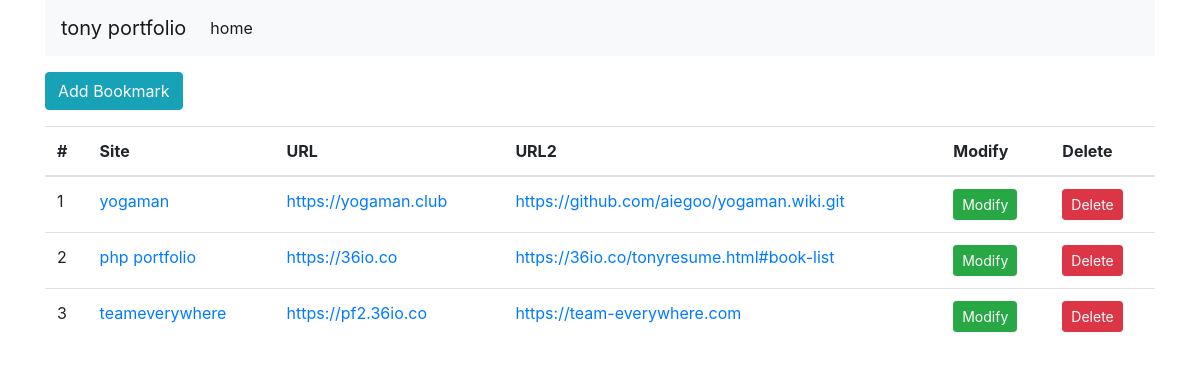
The app's page /bookmark/, older data.
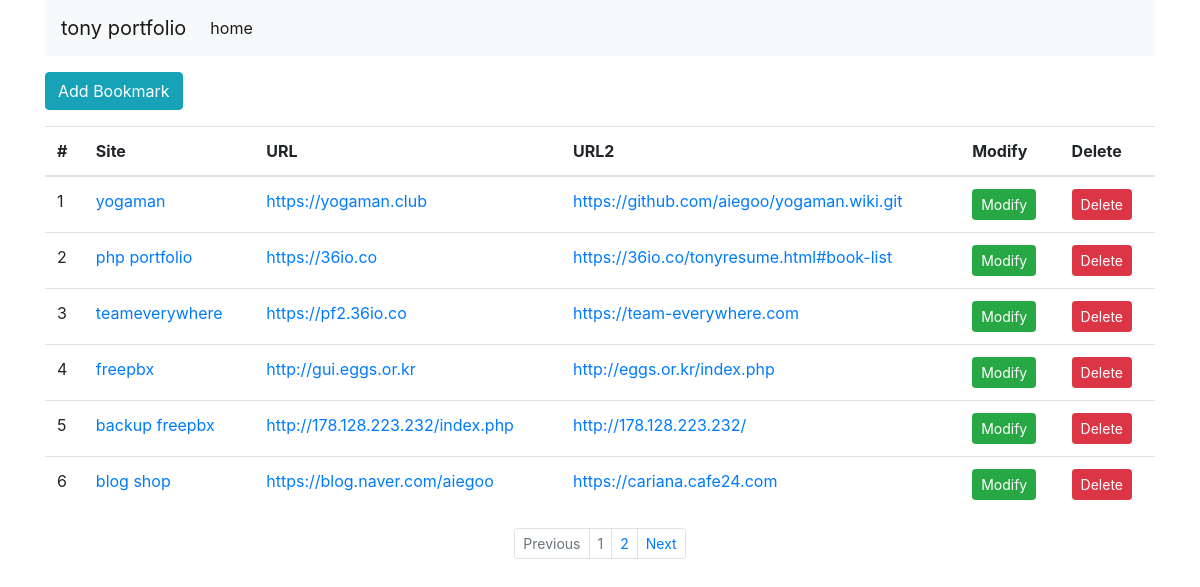
The same page, newer data.
### bookmark/models.py (models this page shows, shortened)
class Bookmark(models.Model):
     site_name = models.CharField(max_length=100)
     url = models.URLField('site URL')
     url2 = models.URLField('site URL2')

### bookmark/views.py (the view)
# urls.py: path('', BookmarkListView.as_view(), name='list'),
class BookmarkListView(ListView):
    model = Bookmark
    paginate_by = 6

### bookmark/templates/bookmark/bookmark_list.html (shortened to what this page needs)
{% extends 'base.html' %}
{% block content %}
    <div class="btn-group">
        <a href="{% url 'add' %}" class="btn btn-info">Add Bookmark</a>
    </div>
    <table class="table">
        <thead>
            <tr>
                <th scope="col">#</th>
                <th scope="col">Site</th>
                <th scope="col">URL</th>
                <th scope="col">URL2</th>
                <th scope="col">Modify</th>
                <th scope="col">Delete</th>
            </tr>
        </thead>
        <tbody>
            {% for bookmark in object_list %}
                <tr>
                    <td>{{forloop.counter}}</td>
                    <td><a href="{% url 'detail' bookmark.id %}">{{bookmark.site_name}}</a></td>
                    <td><a href="{{bookmark.url}}" target="_blank">{{bookmark.url}}</a></td>
                    <td><a href="{{bookmark.url2}}" target="_blank">{{bookmark.url2}}</a></td>
                    <td><a href="{% url 'update' bookmark.id %}" class="btn btn-success btn-sm">Modify</a></td>
                    <td><a href="{% url 'delete' bookmark.id %}" class="btn btn-danger btn-sm">Delete</a></td>
                </tr>
            {% endfor %}
        </tbody>
    </table>
{% endblock %}
{% block pagination %}
  {% if is_paginated %}
    <ul class="pagination justify-content-center pagination-sm">
        {% if page_obj.has_previous %}
          <li class="page-item">
              <a class="page-link" href="{% url 'list' %}?page={{ page_obj.previous_page_number }}" tabindex="-1">Previous</a>
          </li>
        {% else %}
        <li class="page-item disabled">
            <a class="page-link" href="#" tabindex="-1">Previous</a>
        </li>
        {% endif %}
        {% for object in page_obj.paginator.page_range %}
            <li class="page-item {% if page_obj.number == forloop.counter %}disabled{% endif %}">
                <a class="page-link" href="{{ request.path }}?page={{ forloop.counter }}">{{ forloop.counter }}</a>
            </li>
        {% endfor %}
        {% if page_obj.has_next %}
          <li class="page-item">
              <a class="page-link" href="{% url 'list' %}?page={{ page_obj.next_page_number }}">Next</a>
          </li>
        {% else %}
        <li class="page-item disabled">
            <a class="page-link" href="#">Next</a>
        </li>
        {% endif %}
    </ul>
  {% endif %}
{% endblock %}

### templates/base.html (shortened to what this page needs)
<!DOCTYPE html>
<html lang="en">
<head>
     <link rel="stylesheet" href="https://stackpath.bootstrapcdn.com/bootstrap/4.3.1/css/bootstrap.min.css">
     {% load static %}
     <link rel="stylesheet" href="{% static 'style.css' %}">
</head>
<body>
     <div class="container">
          <nav class="navbar navbar-expand-lg navbar-light bg-light">
               <a href="#" class="navbar-brand">tony portfolio</a>
               <div id="navbarSupportedContent" class="collapse navbar-collapse">
                    <ul class="navbar-nav mr-auto">
                         <li class="nav-item active"><a href="#" class="nav-link">home</a></li>
                    </ul>
               </div>
          </nav>
          <div class="row">
               <div class="col">
                    {% block content %}
                    {% endblock %}
                    {% block pagination %}
                    {% endblock %}
               </div>
          </div>
     </div>
</body>
</html>

### static/style.css (style rules this page uses)
body { width:100%; }

Row changes from the older to the newer data that the page shows:
added Bookmark: site_name "freepbx", url "http://gui.eggs.or.kr", url2 "http://eggs.or.kr/index.php"
added Bookmark: site_name "backup freepbx", url "http://178.128.223.232/index.php", url2 "http://178.128.223.232/"
added Bookmark: site_name "blog shop", url "https://blog.naver.com/aiegoo", url2 "https://cariana.cafe24.com"
Text that changed along with them:
text now shown: "Previous Next"
new list line: "1"
new list line: "2"
